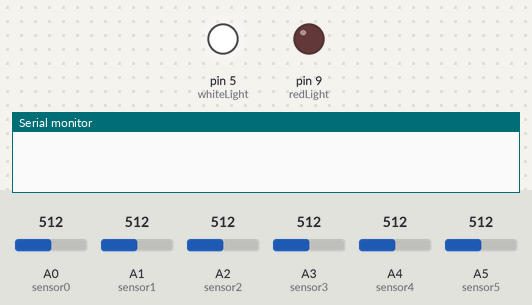
This sketch was run on a simulated Arduino Uno, built with avr-gcc and run on an emulated ATmega328P. On the bench: output pins drawn as LEDs (lit = HIGH), the last lines printed to the serial monitor. The inputs (shaded band) are chosen by the test bench; at power-on: A0 (sensor0) = 512, A1 (sensor1) = 512, A2 (sensor2) = 512, A3 (sensor3) = 512, A4 (sensor4) = 512, A5 (sensor5) = 512.

Above: at 1.2 s.
1.3 s: A0 (sensor0) set to 22
3.7 s: A0 (sensor0) set to 19
At 6.0 s:
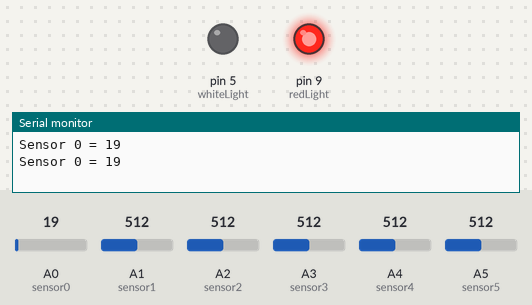
6.7 s: A0 (sensor0) set to 30
At 9.2 s:
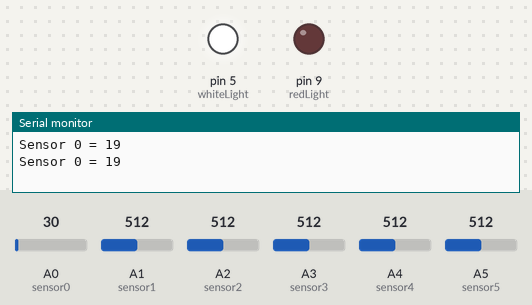
9.5 s: A0 (sensor0) set to 10
At 11.3 s:
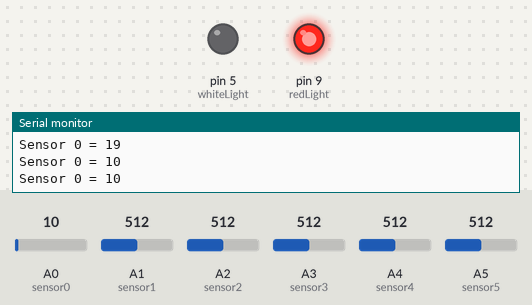
Timing chart, 0 to 12.8 s (numbered marks = the images above; inputs shaded):
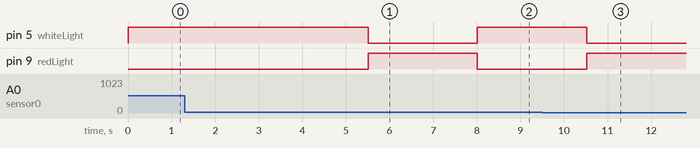

Measured:
- the behaviour switches between 21 and 20 on A0 (sensor0) (found by bisection; images 0 and 1)
- after the input at 1.3 s, every drawn part: stays the same
- after the input at 3.7 s, pin 5 (whiteLight): HIGH → LOW after 1.8 s; pin 9 (redLight): LOW → HIGH after 1.8 s
- after the input at 6.7 s, pin 5 (whiteLight): LOW → HIGH after 1.3 s; pin 9 (redLight): HIGH → LOW after 1.3 s
- after the input at 9.5 s, pin 5 (whiteLight): HIGH → LOW after 1.0 s; pin 9 (redLight): LOW → HIGH after 1.0 s

The sketch:

5_3_Huminal_lights_sensors.ino
```cpp
// Function prototypes
float whichSensor();
int distanceToUse(int sensorNum);

// Global variables
int redLight = 9; // pin 9
int whiteLight = 5; // pin 5

float sensor0 = A0;
float sensor1 = A1;
float sensor2 = A2;
float sensor3 = A3;
float sensor4 = A4;
float sensor5 = A5;
/* 3/31 - changed these from int to float just to see what happens */

int maxDistance; // How far the sensor should reach/register movement
int sensorNum; // Determines which sensor is triggered

void setup() {

  Serial.begin(9600);

  pinMode(redLight, OUTPUT);
  pinMode(whiteLight, OUTPUT);

  pinMode(sensor0, INPUT);
  pinMode(sensor1, INPUT);
  pinMode(sensor2, INPUT);
  pinMode(sensor3, INPUT);
  pinMode(sensor4, INPUT);
  pinMode(sensor5, INPUT);

  // Choose the farthest distance sensor should trigger from
   maxDistance = 20; // example value - this is in inches
}

void loop() {
  digitalWrite(redLight, LOW);
  digitalWrite(whiteLight, HIGH); // Turn the white 5/5/5 circuit on

  // Code runs if any sensor is triggered
  while(whichSensor()) {
    digitalWrite(whiteLight, LOW); // Turn the white 5/5/5 circuit off
    digitalWrite(redLight, HIGH); // Turn the red 5/5/5 circuit on
  }

//  if(distanceToUse(sensor0) <= maxDistance) {
//      Serial.println(distanceToUse(sensor0));
//  }
}

// This function determines which sensor was triggered, returns that sensor's pin number
float whichSensor() {

  if(distanceToUse(sensor0) <= maxDistance && analogRead(sensor0) > 0) {
//    if(distanceToUse(sensor0) <= 20) {
      Serial.print("Sensor 0 = ");
      Serial.print(distanceToUse(sensor0));
//    }
    Serial.println();
    delay(500);
    return sensor0;
  }
  else if(distanceToUse(sensor1) <= maxDistance && analogRead(sensor1) > 0) {
//    if(distanceToUse(sensor1) <= 20) {
          Serial.print("Sensor 1 = ");
          Serial.print(distanceToUse(sensor1));
//         }
      Serial.println();
    delay(500);
    return sensor1;
  }
  else if(distanceToUse(sensor2) <= maxDistance && analogRead(sensor2) > 0) {
//        if(distanceToUse(sensor2) <= 20) {

    Serial.print("Sensor 2 = ");
    Serial.print(distanceToUse(sensor2));
//        }
    Serial.println();
    delay(500);
   return sensor2;
  }
  else if(distanceToUse(sensor3) <= maxDistance && analogRead(sensor3) > 0) {
//       if(distanceToUse(sensor3) <= 20) {
          Serial.print("Sensor 3 = ");
          Serial.print(distanceToUse(sensor3));
//       }
    Serial.println();
    delay(500);
    return sensor3;
  }
  else if(distanceToUse(sensor4) <= maxDistance && analogRead(sensor4) > 0) {
//       if(distanceToUse(sensor4) <= 20) {
          Serial.print("Sensor 4 = ");
          Serial.print(distanceToUse(sensor4));
//       }
    Serial.println();
    delay(500);
    return sensor4;
  }
  else if(distanceToUse(sensor5) <= maxDistance && analogRead(sensor5) > 0) {
//       if(distanceToUse(sensor5) <= 20) {
          Serial.print("Sensor 5 = ");
          Serial.print(distanceToUse(sensor5));
//  }
    Serial.println();
    delay(500);
    return sensor5;
  }

  return 0;
}


int distanceToUse(int sensorNum) {

  int arraySize = 5;

  int values[arraySize]; // Create array of values

// this is currently a really long delay, so we can change it to be shorter later if we need to (50!)


// populate the array
  values[0] = analogRead(sensorNum); // add first reading to array
  delay(50);
  values[1] = analogRead(sensorNum); // add second reading to array
  delay(50);
  values[2] =  analogRead(sensorNum); // add third reading to array
  delay(50);
  values[3] = analogRead(sensorNum); // add fourth reading to array
  delay(50);
  values[4] = analogRead(sensorNum); // add fifth reading to array
  delay(50);

   int maxItem = values[0]; // max is currently first element
   int maxIdx = 0; // index of max is currently 0

   for(int i = 0; i < arraySize - 1; i++) { // for each item in the array
    if(values[i] > maxItem) {  // if the current item is greater than the current max item
      maxItem = values[i]; // update the max to be the current
      maxIdx = i; // update the max index to be the current index
    }
   }

  values[maxIdx] = 0; // set that array position to zero (instead of dropping it) --> whichever is the max, set to zero

  int sum = 0;
  for(auto item : values) { // add all the items up
    sum += item;
  }

  int avg = sum / (arraySize - 1); // average them (just the non-max ones because max is now set to zero)

  return avg; // return that avg value

}
```
